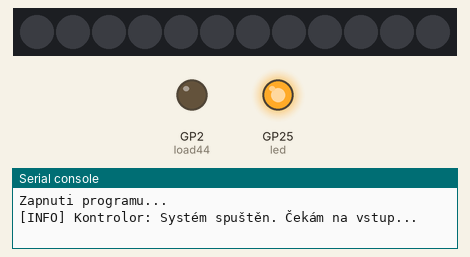
This program was run on a simulated Raspberry Pi Pico running CircuitPython. Shown: 12 RGB LEDs in strip order, left to right, output pins drawn as LEDs (lit = HIGH), the last lines printed to the serial console.

Above: at 0.2 s.
At 14.95 s:
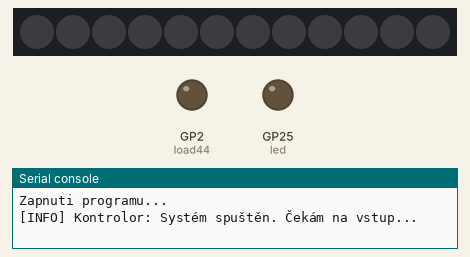
At 30.9 s:
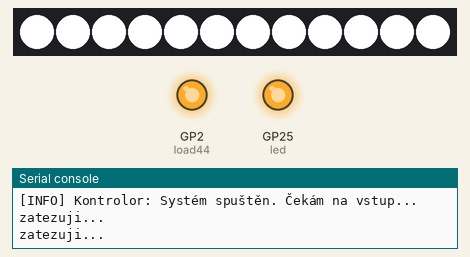
Timing chart, 0 to 40.9 s (numbered marks = the images above):
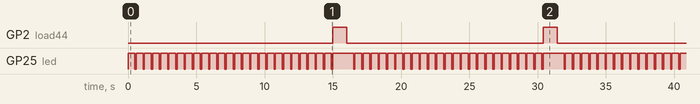

The program:

Testovaci_kod_keepAlive.py
```python
import time
import board
import digitalio
import neopixel

led = digitalio.DigitalInOut(board.LED)
led.direction = digitalio.Direction.OUTPUT

load44 = digitalio.DigitalInOut(board.GP2)
load44.direction = digitalio.Direction.OUTPUT

print("Zapnuti programu...")

n_pixels = 12
led_n = neopixel.NeoPixel(board.GP0, n_pixels)
led_n.brightness = 0.1

# Proměnná pro sledování času (neblokující časovač)
last_hello_time = time.monotonic()

print("[INFO] Kontrolor: Systém spuštěn. Čekám na vstup...")

while True:
    led.value = True
    time.sleep(0.5)
    led.value = False
    time.sleep(0.1)

    current_time = time.monotonic()

    # 2. Logika periodického hlášení (každých 60 sekund)
    if current_time - last_hello_time >= 15:
        print("zatezuji...")
        buffer = led_n.brightness
        for i in range(n_pixels):
            led_n[i] = (255,255,255)
        led_n.brightness = 1
        load44.value = True
        led.value = True
        time.sleep(1)
        for i in range(n_pixels):
            led_n[i] = (0, 0, 0)
        led_n.brightness = buffer
        load44.value = False
        led.value = False
        last_hello_time = current_time
```

Measured:
- by itself, GP2 (load44): alternates HIGH for 1.0 s and LOW for 14.4 s
- by itself, GP25 (led): moves between LOW and HIGH, repeating every 31.4 s
